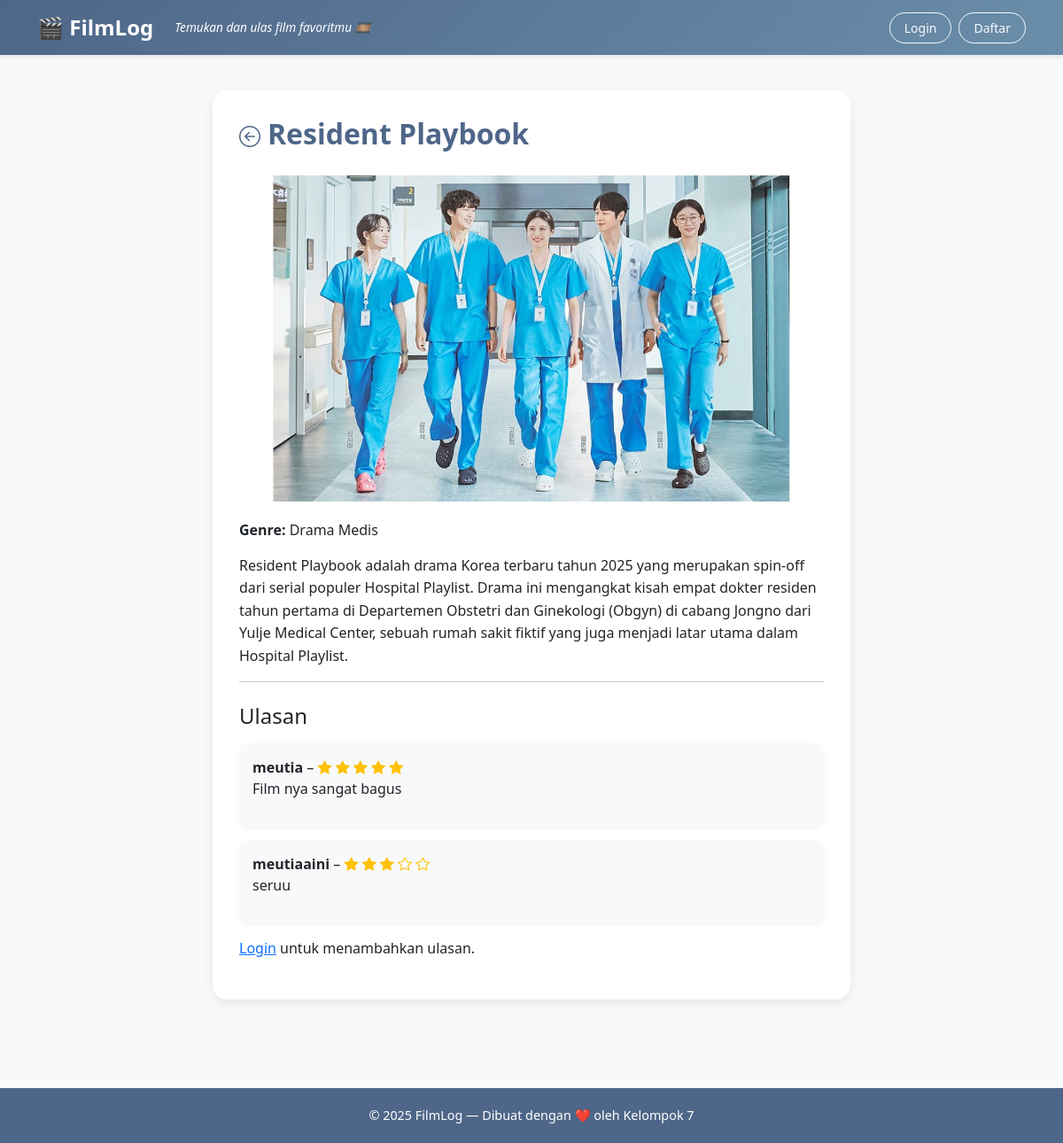
/film/1/, run on the app's committed database.
### film/models.py (models this page shows, shortened)
class Film(models.Model):
    title = models.CharField(max_length=255)
    description = models.TextField()
    release_date = models.DateField()
    genres = models.ManyToManyField(Genre)
    cover_image = models.ImageField(upload_to='covers/', blank=True, null=True)

class Genre(models.Model):
    name = models.CharField(max_length=100)

class Review(models.Model):
    film = models.ForeignKey(Film, on_delete=models.CASCADE, related_name='reviews')
    user = models.ForeignKey(User, on_delete=models.CASCADE)
    rating = models.IntegerField()
    comment = models.TextField()
    created_at = models.DateTimeField(auto_now_add=True)

### film/views.py (the view)
# urls.py: path('film/<int:film_id>/', views.film_detail, name='film_detail'),
def film_detail(request, film_id):
    film = get_object_or_404(Film, id=film_id)
    reviews = film.reviews.all()
    if request.method == 'POST':
        if request.user.is_authenticated:
            form = ReviewForm(request.POST)
            if form.is_valid():
                review = form.save(commit=False)
                review.film = film
                review.user = request.user
                review.save()
                return redirect('film_detail', film_id=film.id)
        else:
            return redirect('login')
    else:
        form = ReviewForm()
    return render(request, 'film/film_detail.html', {
        'film': film,
        'reviews': reviews,
        'form': form,
    })

### film/templates/film/film_detail.html (shortened to what this page needs)
{% extends 'film/base.html' %}
{% block content %}
<div class="film-detail-container">
    <div class="film-card">
        <h2 class="film-title d-flex align-items-center">
            <a href="{% url 'landing' %}" class="me-2 text-decoration-none">
                <i class="bi bi-arrow-left-circle" style="font-size: 1.5rem;"></i>
            </a>
            {{ film.title }}
        </h2>
        {% if film.cover_image %}
            <img src="{{ film.cover_image.url }}" class="film-image w-100" alt="Poster {{ film.title }}">
        {% else %}
            <img src="https://via.placeholder.com/400x250?text=No+Image" class="film-image w-100" alt="No Image">
        {% endif %}
        <p><strong>Genre:</strong>
            {% for g in film.genres.all %}
                {{ g.name }}{% if not forloop.last %}, {% endif %}
            {% empty %}
                <span>Tidak ada genre</span>
            {% endfor %}
        </p>
        <p class="film-description">{{ film.description }}</p>
        <hr>
        <h4 class="mt-4 mb-3">Ulasan</h4>
        {% for review in reviews %}
            <div class="review-box">
                <strong>{{ review.user.username }}</strong> –
                {% for i in "12345"|make_list %}
                    {% if forloop.counter <= review.rating %}
                        <i class="bi bi-star-fill text-warning"></i>
                    {% else %}
                        <i class="bi bi-star text-warning"></i>
                    {% endif %}
                {% endfor %}
                <p>{{ review.comment }}</p>
            </div>
        {% empty %}
            <p>Belum ada ulasan.</p>
        {% endfor %}
        {% if user.is_authenticated %}
            <div class="review-form">
                <h5 class="mb-3">Beri Ulasan:</h5>
                <form method="post">
                    {% csrf_token %}
                    <div class="mb-3">
                        <label for="rating">Rating</label><br>
                        <div class="star-rating">
                            {% for i in "54321" %}
                                <input type="radio" id="star{{ i }}" name="rating" value="{{ i }}">
                                <label for="star{{ i }}">★</label>
                            {% endfor %}
                        </div>
                        {% if form.rating.errors %}
                            <div class="text-danger small">{{ form.rating.errors|striptags }}</div>
                        {% endif %}
                    </div>
                    <div class="mb-3">
                        {{ form.comment.label_tag }}
                        {{ form.comment }}
                        {% if form.comment.errors %}
                            <div class="text-danger small">{{ form.comment.errors|striptags }}</div>
                        {% endif %}
                    </div>
                    <button type="submit" class="btn btn-primary">Kirim</button>
                </form>
            </div>
        {% else %}
            <p class="mt-3"><a href="{% url 'login' %}">Login</a> untuk menambahkan ulasan.</p>
        {% endif %}
    </div>
</div>
{% endblock %}

### film/templates/film/base.html (style rules this page uses)
body { background-color: #f8f9fa; }

### film/templates/film/film_detail.html (style rules this page uses)
.film-detail-container { min-height: 85vh; display: flex; justify-content: center; align-items: flex-start; padding: 40px 20px; }
.film-card { max-width: 720px; width: 100%; background-color: #ffffff; border-radius: 16px; box-shadow: 0 4px 12px rgba(0, 0, 0, 0.08); padding: 30px; }
.film-title { font-size: 2rem; font-weight: bold; color: #4E6688; }
.film-title a { color: #4E6688; }
.film-description { margin-top: 15px; line-height: 1.6; }
.review-box { background-color: #f8f9fa; border-radius: 10px; padding: 15px; margin-bottom: 15px; box-shadow: 0 2px 6px rgba(0, 0, 0, 0.05); }
.film-image { width: 100%; max-height: 400px; object-fit: cover; border-radius: 12px; margin: 20px 0; }

### data on the page
Film: title "Resident Playbook", cover_image (picture), description "Resident Playbook adalah drama Korea terbaru tahun 2025 yang merupakan spin-off dari serial populer Hospital Playlist. Drama ini mengangkat kisah empat dokter residen tahun pertama di Departemen Obstetri dan Ginekologi (Obgyn) di cabang Jongno dari Yulje Medical Center, sebuah rumah sakit fiktif yang juga menjadi latar utama dalam Hospital Playlist."
Genre: name "Drama Medis"
Review: user.username "meutia", rating 5 (drawn), comment "Film nya sangat bagus"
Review: user.username "meutiaaini", rating 3 (drawn), comment "seruu"
